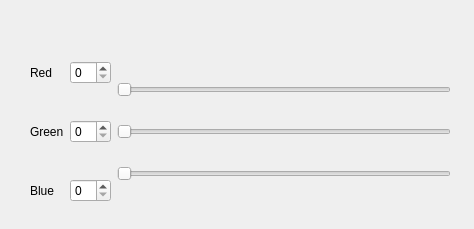
<?xml version="1.0" encoding="UTF-8"?>
<ui version="4.0">
 <class>Widget</class>
 <widget class="QWidget" name="Widget">
  <property name="geometry">
   <rect>
    <x>0</x>
    <y>0</y>
    <width>474</width>
    <height>229</height>
   </rect>
  </property>
  <property name="contextMenuPolicy">
   <enum>Qt::NoContextMenu</enum>
  </property>
  <property name="windowTitle">
   <string>RGB颜色显示</string>
  </property>
  <widget class="QLabel" name="colour">
   <property name="geometry">
    <rect>
     <x>30</x>
     <y>20</y>
     <width>421</width>
     <height>31</height>
    </rect>
   </property>
   <property name="text">
    <string/>
   </property>
  </widget>
  <widget class="QWidget" name="">
   <property name="geometry">
    <rect>
     <x>30</x>
     <y>61</y>
     <width>421</width>
     <height>141</height>
    </rect>
   </property>
   <layout class="QVBoxLayout" name="verticalLayout_2">
    <item>
     <layout class="QGridLayout" name="gridLayout">
      <item row="0" column="0">
       <layout class="QFormLayout" name="formLayout">
        <item row="0" column="0">
         <widget class="QLabel" name="label">
          <property name="text">
           <string>Red</string>
          </property>
         </widget>
        </item>
        <item row="0" column="1">
         <widget class="QSpinBox" name="R_spin"/>
        </item>
        <item row="1" column="1">
         <spacer name="verticalSpacer_2">
          <property name="orientation">
           <enum>Qt::Vertical</enum>
          </property>
          <property name="sizeHint" stdset="0">
           <size>
            <width>20</width>
            <height>40</height>
           </size>
          </property>
         </spacer>
        </item>
        <item row="2" column="0">
         <widget class="QLabel" name="label_2">
          <property name="text">
           <string>Green</string>
          </property>
         </widget>
        </item>
        <item row="2" column="1">
         <widget class="QSpinBox" name="G_spin"/>
        </item>
        <item row="4" column="0">
         <widget class="QLabel" name="label_3">
          <property name="text">
           <string>Blue</string>
          </property>
         </widget>
        </item>
        <item row="4" column="1">
         <widget class="QSpinBox" name="B_spin"/>
        </item>
        <item row="3" column="1">
         <spacer name="verticalSpacer">
          <property name="orientation">
           <enum>Qt::Vertical</enum>
          </property>
          <property name="sizeHint" stdset="0">
           <size>
            <width>20</width>
            <height>40</height>
           </size>
          </property>
         </spacer>
        </item>
       </layout>
      </item>
      <item row="0" column="2">
       <layout class="QVBoxLayout" name="verticalLayout">
        <item>
         <widget class="QSlider" name="R_s">
          <property name="orientation">
           <enum>Qt::Horizontal</enum>
          </property>
         </widget>
        </item>
        <item>
         <widget class="QSlider" name="G_s">
          <property name="orientation">
           <enum>Qt::Horizontal</enum>
          </property>
         </widget>
        </item>
        <item>
         <widget class="QSlider" name="B_s">
          <property name="orientation">
           <enum>Qt::Horizontal</enum>
          </property>
         </widget>
        </item>
       </layout>
      </item>
     </layout>
    </item>
   </layout>
  </widget>
 </widget>
 <resources/>
 <connections/>
</ui>
